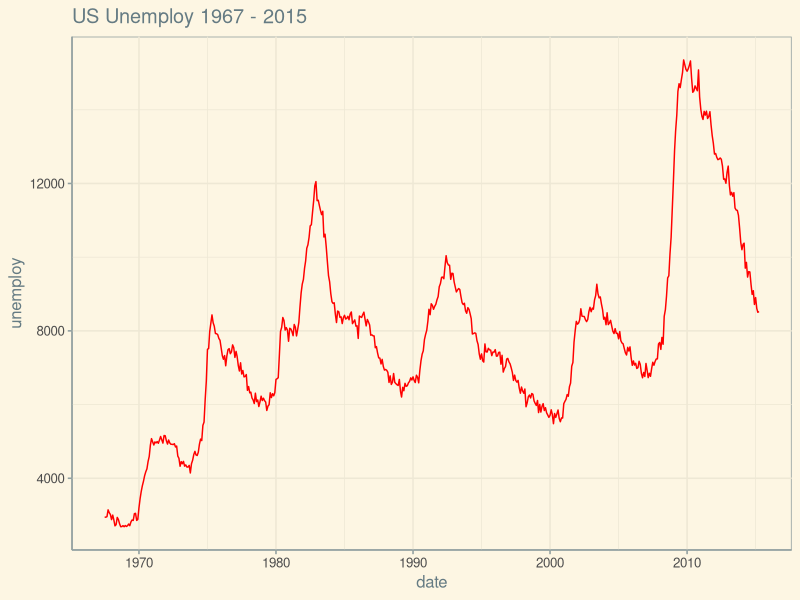

Write the R code that produced this figure.
#Crear un proyecto de RStudio que contenga un fichero de R distinto para cada apartado 
#respetando el nombre de cada uno:
  
#Usando el dataset economics y economics_wide (mirad ambos) de ggplot2 crea:

library(ggplot2)
library(ggthemes)

economics <- ggplot2::economics

faithfuld <- ggplot2::faithfuld

#1) en un fichero llamado apartado1.R una gráfica con una línea temporal 
#representando la variable "unemploy" (tiempo = eje X).

ggplot(economics, aes(x = date, y = unemploy )) + 
  geom_line(color = "red") + 
  ggtitle("US Unemploy 1967 - 2015") + 
  theme_solarized()
  
